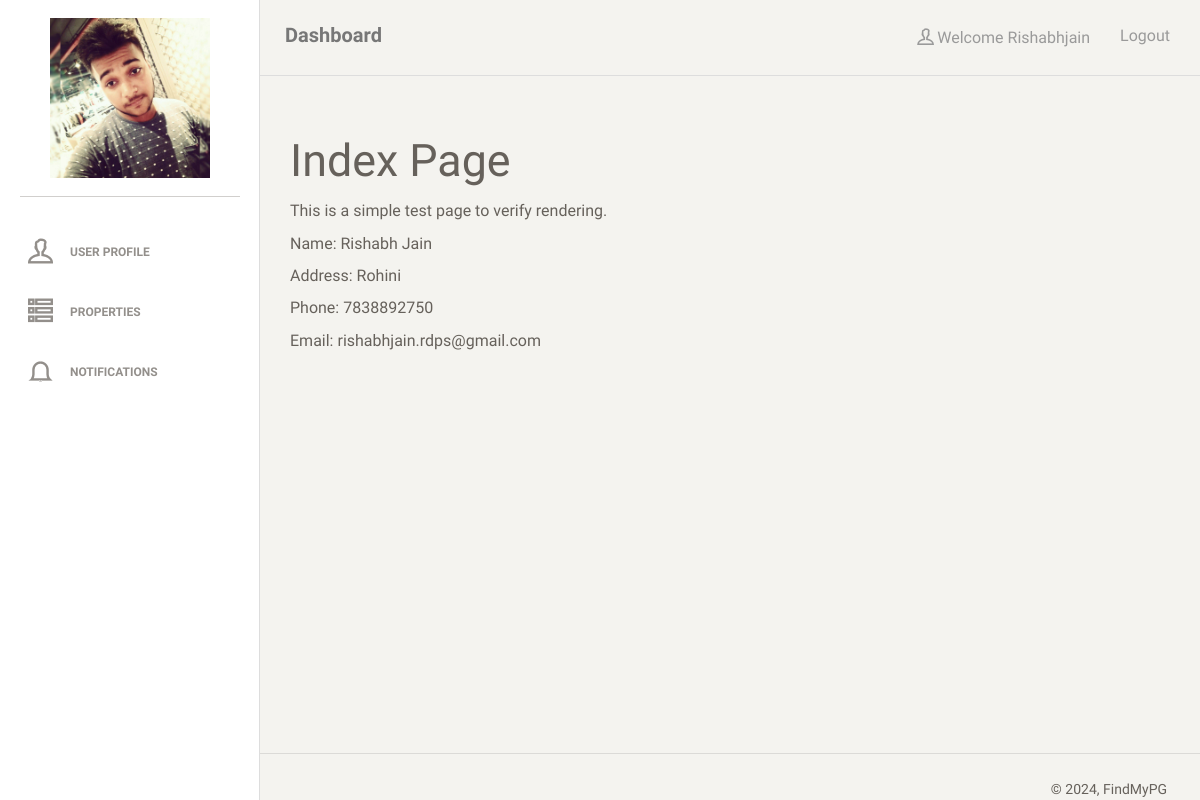
Screenshot of /owner/ (signed in) with the database file from the repository.
### main/models.py (models this page shows)
class Owner(models.Model):
    loginid=models.ForeignKey(Login,on_delete=models.CASCADE)
    name=models.CharField(max_length=30)
    address=models.CharField(max_length=30)
    phone=models.IntegerField()
    email=models.EmailField(max_length=30)
    photo=models.FileField()

class Login(models.Model):
    username=models.CharField(max_length=30)
    password=models.CharField(max_length=30)
    logintype=models.CharField(max_length=30)

### owner/views.py (the view, shortened to what this page needs)
# urls.py: path('owner/', owner.index, name='owner_index'),
def index(request):
    loginid = request.session.get('loginid')
    if loginid:
        try:
            user_login = Login.objects.get(pk=loginid)
            profile = Owner.objects.get(loginid=loginid)
            data = {
                'username': user_login.username,
                'profile': profile
            }
            profile_name = request.GET.get('profile_name')
            profile_address = request.GET.get('profile_address')
            profile_phone = request.GET.get('profile_phone')
            profile_email = request.GET.get('profile_email')
            print(f"Data to render: {data}")  # Debugging output
            return render(request, 'owner/index.html', data)
        except (Login.DoesNotExist, Owner.DoesNotExist) as e:
            print(f"Error fetching data: {e}")
            return redirect('/owner/login')
    else:
        return redirect('/owner/login')

### owner/templates/owner/index.html (shortened to what this page needs)
{% extends 'owner/base.html' %}
{% block main %}
    <div class="content">
        <div class="container-fluid">
            <h1>Index Page</h1>
            <p>This is a simple test page to verify rendering.</p>
            {% if profile %}
                <div class="profile-details">
                    <p>Name: {{ profile.name }}</p>
                    <p>Address: {{ profile.address }}</p>
                    <p>Phone: {{ profile.phone }}</p>
                    <p>Email: {{ profile.email }}</p>
                </div>
            {% endif %}
        </div>
    </div>
{% endblock %}

### owner/templates/owner/base.html (shortened to what this page needs)
{% load static %}
<!doctype html>
<html lang="en">
<head>
    <link href="{% static 'owner/css/bootstrap.min.css' %}" rel="stylesheet" />
    <link href="{% static 'owner/css/animate.min.css' %}" rel="stylesheet"/>
    <link href="{% static 'owner/css/paper-dashboard.css' %}" rel="stylesheet"/>
    <link href="{% static 'owner/css/demo.css' %}" rel="stylesheet" />
    <link href="https://maxcdn.bootstrapcdn.com/font-awesome/latest/css/font-awesome.min.css" rel="stylesheet">
    <link href="{% static 'owner/css/themify-icons.css' %}" rel="stylesheet">
</head>
<body>
<div class="wrapper">
    <div class="sidebar" data-background-color="white" data-active-color="danger">
        <div class="sidebar-wrapper">
            <div class="logo" style="text-align: center;">
                <img src="/images/{{profile.photo}}" style="width:160px;height: 160px;" data-toggle="modal" data-target="#myModal">
            </div>
            <ul class="nav">
                <li>
                    <a href="/owner/profile/">
                        <i class="ti-user"></i>
                        <p>User Profile</p>
                    </a>
                </li>
                <li>
                    <a href="/owner/pgs/">
                        <i class="ti-view-list-alt"></i>
                        <p>Properties</p>
                    </a>
                </li>
                <li>
                    <a href="/owner/notifications/">
                        <i class="ti-bell"></i>
                        <p>Notifications</p>
                    </a>
                </li>
            </ul>
    	</div>
    </div>
    <div class="main-panel">
        <nav class="navbar navbar-default">
            <div class="container-fluid">
                <div class="navbar-header">
                    <a class="navbar-brand" href="#">Dashboard</a>
                </div>
                <div class="collapse navbar-collapse">
                    <ul class="nav navbar-nav navbar-right">
                        <li>
                            <a href="#" class="dropdown-toggle" data-toggle="dropdown">
                                <i class="ti-user"></i>
                                <p style="text-transform: capitalize;">Welcome {{ username }}</p>
                            </a>
                        </li>
                        <li>
                            <a href="{% url 'owner_logout' %}">
                                <p>Logout</p>
                            </a>
                        </li>
                    </ul>
                </div>
            </div>
        </nav>
        {% block main %}
        {% endblock %}
        <footer class="footer">
            <div class="container-fluid">
                <div class="copyright pull-right">
                    &copy; <script>document.write(new Date().getFullYear())</script>, FindMyPG
                </div>
            </div>
        </footer>
    </div>
</div>
</body>
</html>

### rows the page displays
Owner: photo (picture), name "Rishabh Jain", address "Rohini", phone "7838892750", email "rishabhjain.rdps@gmail.com"
Login: username "Rishabhjain"
